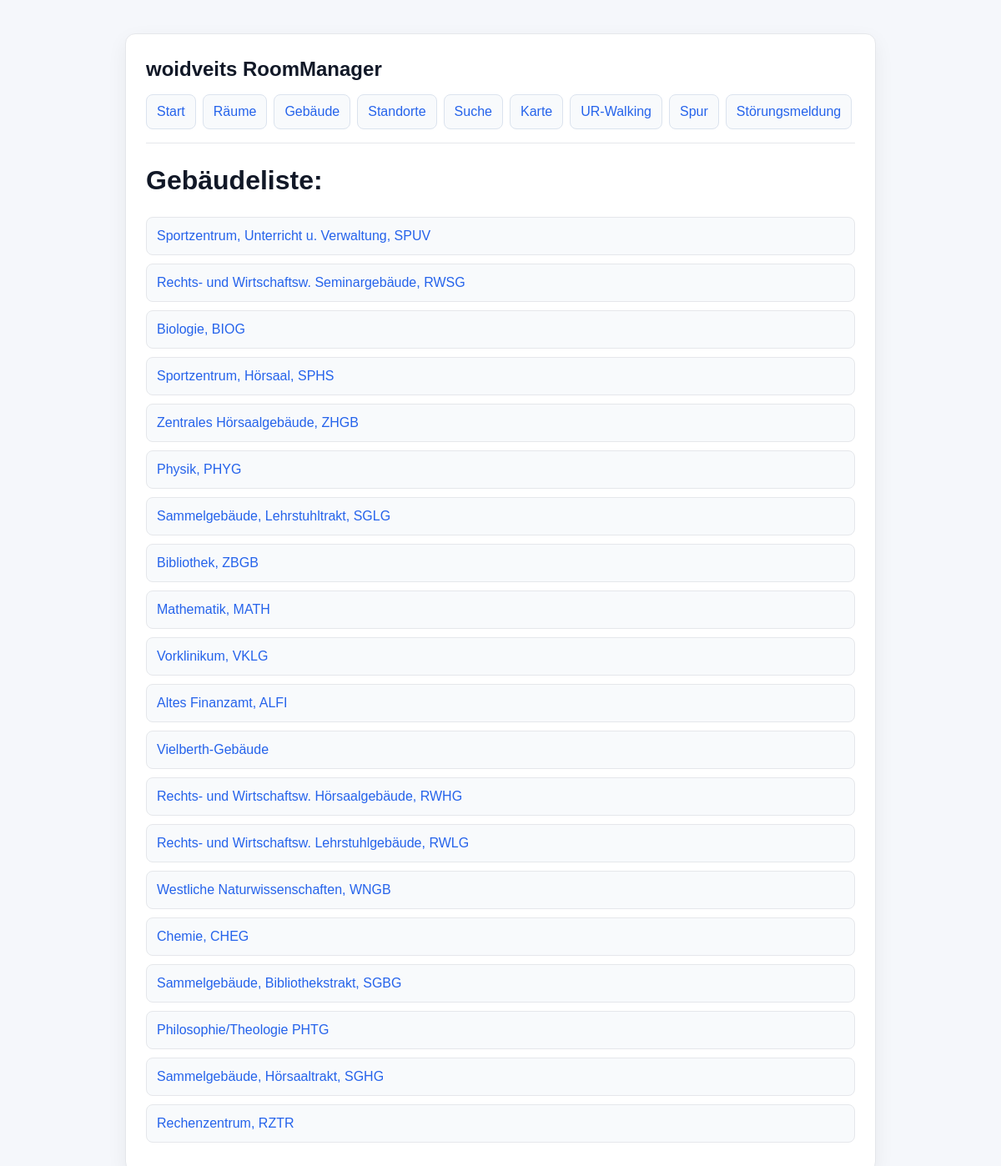
Screenshot of /buildings with the database file from the repository.
### backend/app/database/models.py (models this page shows)
class Building(Base):
    __tablename__ = "buildings"
    id = Column(Integer, primary_key=True, index=True)
    name = Column(String)
    location_id = Column(Integer, ForeignKey("locations.id"))
    location_rel = relationship("Location", back_populates="buildings")
    rooms = relationship("Room", back_populates="building_rel")

### backend/app/app.py (the view)
@app.route('/buildings', methods=['GET'])
@role_required('guest', 'student', 'employee', 'admin', app=app)
def building_list():
    logger.info('Opening building list')
    buildings = session.query(Building).all()
    return render_template('building_list.html', buildings=buildings)

### frontend/templates/building_list.html (shortened to what this page needs)
<!DOCTYPE html>
<html lang="de">
<head>
    <link rel="stylesheet" href="{{ url_for('static', filename='styles.css') }}">
</head>
<body>
	<div class="app">
        {% include '_navigation.html' %}
		<h1>Gebäudeliste:</h1>
        <ul id="building-list">
            {% for building in buildings %}
            <li><a href="/buildings/{{ building.id }}">{{ building.name if building.name else '*kein Name*' }}</a></li>
            {% else %}
            <li>Keine Gebäude gefunden.</li>
            {% endfor %}
        </ul>
	</div>
</body>
</html>

### frontend/static/styles.css (style rules this page uses)
* { box-sizing: border-box; }
body { margin: 0; min-height: 100vh; font-family: Arial, sans-serif; line-height: 1.5; background: #f5f7fb; color: #1f2937; }
.app { max-width: 900px; margin: 40px auto; padding: 24px; background: #ffffff; border: 1px solid #e5e7eb; border-radius: 12px; box-shadow: 0 8px 24px rgba(15, 23, 42, 0.06); }
h1 { margin: 0 0 20px; color: #111827; }
a { color: #2563eb; text-decoration: none; }
#room-list, #building-list, #location-list { list-style: none; padding: 0; margin: 16px 0 0; }
#room-list li, #building-list li, #location-list li { margin-bottom: 10px; padding: 10px 12px; background: #f8fafc; border: 1px solid #e5e7eb; border-radius: 8px; }

### rows the page displays
Building: name "Sportzentrum, Unterricht u. Verwaltung, SPUV"
Building: name "Rechts- und Wirtschaftsw. Seminargebäude, RWSG"
Building: name "Biologie, BIOG"
Building: name "Sportzentrum, Hörsaal, SPHS"
Building: name "Zentrales Hörsaalgebäude, ZHGB"
Building: name "Physik, PHYG"
Building: name "Sammelgebäude, Lehrstuhltrakt, SGLG"
Building: name "Bibliothek, ZBGB"
Building: name "Mathematik, MATH"
Building: name "Vorklinikum, VKLG"
Building: name "Altes Finanzamt, ALFI"
Building: name "Vielberth-Gebäude"
Building: name "Rechts- und Wirtschaftsw. Hörsaalgebäude, RWHG"
Building: name "Rechts- und Wirtschaftsw. Lehrstuhlgebäude, RWLG"
Building: name "Westliche Naturwissenschaften, WNGB"
Building: name "Chemie, CHEG"
Building: name "Sammelgebäude, Bibliothekstrakt, SGBG"
Building: name "Philosophie/Theologie PHTG"
Building: name "Sammelgebäude, Hörsaaltrakt, SGHG"
Building: name "Rechenzentrum, RZTR"
